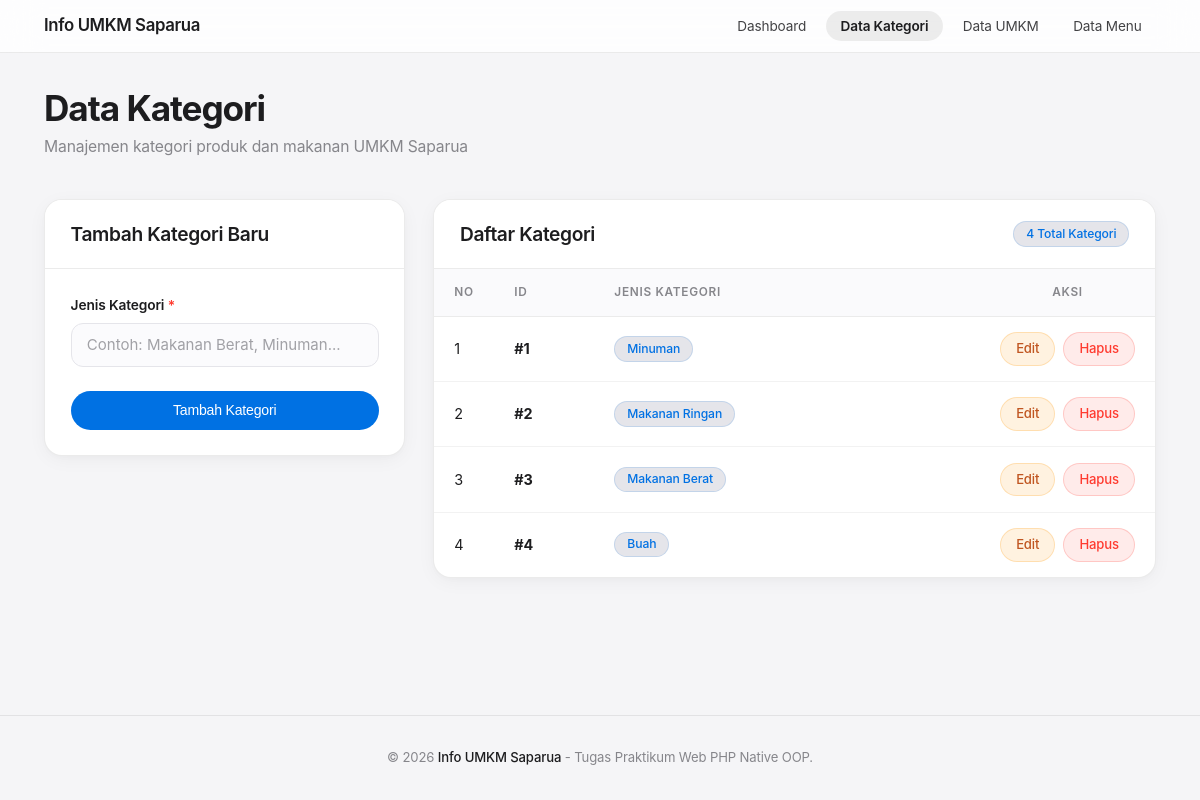
The page /view/kategori.php on the database its author committed.
### tables this page shows
CREATE TABLE `kategori` (
  `id_kategori` int(11) NOT NULL AUTO_INCREMENT,
  `jenis` varchar(255) DEFAULT NULL,
  PRIMARY KEY (`id_kategori`)
);

### class/Database.php (called while the page is built, shortened)
<?php
class Database {
    private string $host;
    private string $user;
    private string $pass;
    private string $dbname;
    public ?PDO $conn = null;
    public function __construct(
        string $host = DB_HOST,
        string $user = DB_USER,
        string $pass = DB_PASS,
        string $dbname = DB_NAME
    ) {
        $this->host   = $host;
        $this->user   = $user;
        $this->pass   = $pass;
        $this->dbname = $dbname;
    }
    public function getConnection(): PDO {
        if ($this->conn === null) {
            $dsn = "mysql:host={$this->host};dbname={$this->dbname};charset=utf8mb4";
            $options = [
                PDO::ATTR_ERRMODE            => PDO::ERRMODE_EXCEPTION,
                PDO::ATTR_DEFAULT_FETCH_MODE => PDO::FETCH_ASSOC,
                PDO::ATTR_EMULATE_PREPARES   => false,
            ];
            try {
                $this->conn = new PDO($dsn, $this->user, $this->pass, $options);
            } catch (PDOException $e) {
                error_log("Database Connection Error: " . $e->getMessage());
                throw new PDOException("Koneksi database gagal: " . $e->getMessage(), (int)$e->getCode());
            }
        }
        return $this->conn;
    }
}

### class/Kategori.php (called while the page is built, shortened)
<?php
require_once __DIR__ . '/Database.php';
class Kategori {
    private PDO $conn;
    private string $table = 'kategori';
    public function __construct(PDO|Database|null $db = null) {
        if ($db instanceof PDO) {
            $this->conn = $db;
        } elseif ($db instanceof Database) {
            $this->conn = $db->getConnection();
        } else {
            $database = new Database();
            $this->conn = $database->getConnection();
        }
    }
    public function getAll(): array {
        try {
            $query = "SELECT id_kategori, jenis FROM {$this->table} ORDER BY id_kategori ASC";
            $stmt = $this->conn->prepare($query);
            $stmt->execute();
            return $stmt->fetchAll();
        } catch (PDOException $e) {
            error_log("Kategori::getAll Error: " . $e->getMessage());
            return [];
        }
    }
}

### view/kategori.php (the view, shortened to what this page needs)
<?php
require_once __DIR__ . '/../class/Kategori.php';
$kategoriModel = new Kategori();
$edit_data = null;
$kategori_list = $kategoriModel->getAll();
require_once __DIR__ . '/header.php';
?>
<div class="page-header">
    <div class="page-title">
        <h1>Data Kategori</h1>
        <p>Manajemen kategori produk dan makanan UMKM Saparua</p>
    </div>
</div>
<div class="grid-2">
    <div class="card">
        <div class="card-header">
            <h2><?= $edit_data ? 'Edit Kategori' : 'Tambah Kategori Baru' ?></h2>
        </div>
        <div class="card-body">
            <form action="kategori.php" method="POST">
                <div class="form-group">
                    <label for="jenis">Jenis Kategori <span style="color:var(--danger)">*</span></label>
                    <input type="text"
                           id="jenis"
                           name="jenis"
                           class="form-control"
                           placeholder="Contoh: Makanan Berat, Minuman..."
                           value="<?= $edit_data ? htmlspecialchars($edit_data['jenis']) : '' ?>"
                           required>
                </div>
                <div style="margin-top: 1.5rem;">
                    <button type="submit" class="btn btn-primary btn-block">
                        <?= $edit_data ? 'Simpan Perubahan' : 'Tambah Kategori' ?>
                    </button>
                </div>
            </form>
        </div>
    </div>
    <div class="card">
        <div class="card-header">
            <h2>Daftar Kategori</h2>
            <span class="badge badge-primary"><?= count($kategori_list) ?> Total Kategori</span>
        </div>
        <div class="card-body" style="padding: 0;">
            <div class="table-responsive">
                <table class="table">
                    <thead>
                        <tr>
                            <th style="width: 60px;">No</th>
                            <th style="width: 100px;">ID</th>
                            <th>Jenis Kategori</th>
                            <th style="width: 160px; text-align: center;">Aksi</th>
                        </tr>
                    </thead>
                    <tbody>
                        <?php if (empty($kategori_list)): ?>
                            <tr>
                                <td colspan="4">
                                    <div class="empty-state">
                                        <div class="empty-state-icon">📂</div>
                                        <p>Belum ada data kategori tersimpan.</p>
                                    </div>
                                </td>
                            </tr>
                        <?php else: ?>
                            <?php $no = 1; foreach ($kategori_list as $row): ?>
                                <tr>
                                    <td><?= $no++ ?></td>
                                    <td><strong>#<?= htmlspecialchars($row['id_kategori']) ?></strong></td>
                                    <td>
                                        <span class="badge badge-primary">
                                            <?= htmlspecialchars($row['jenis']) ?>
                                        </span>
                                    </td>
                                    <td style="text-align: center;">
                                        <div class="btn-actions" style="justify-content: center;">
                                            <a href="kategori.php?action=edit&id=<?= $row['id_kategori'] ?>"
                                               class="btn btn-warning btn-sm" title="Edit">
                                                Edit
                                            </a>
                                            <a href="kategori.php?action=delete&id=<?= $row['id_kategori'] ?>"
                                               class="btn btn-danger btn-sm"
                                               onclick="return confirm('Apakah Anda yakin ingin menghapus kategori: <?= htmlspecialchars(addslashes($row['jenis'])) ?>?')"
                                               title="Hapus">
                                                Hapus
                                            </a>
                                        </div>
                                    </td>
                                </tr>
                            <?php endforeach; ?>
                        <?php endif; ?>
                    </tbody>
                </table>
            </div>
        </div>
    </div>
</div>
<?php
require_once __DIR__ . '/footer.php';
?>

### rows shown on the page
kategori: id_kategori "1", jenis "Minuman"
kategori: id_kategori "2", jenis "Makanan Ringan"
kategori: id_kategori "3", jenis "Makanan Berat"
kategori: id_kategori "4", jenis "Buah"

### other values the page prints
count($kategori_list) "4"
